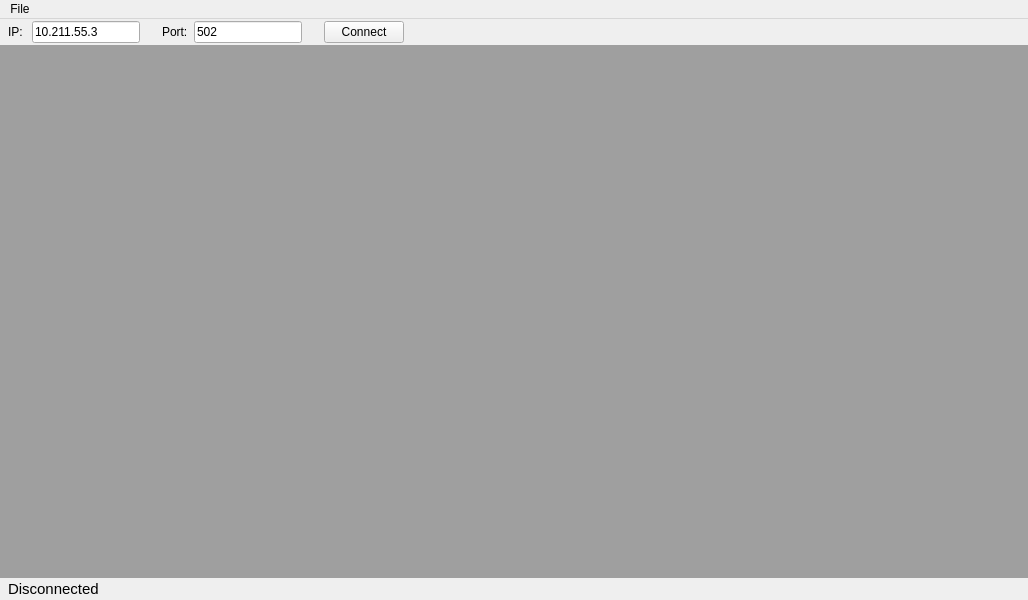
<?xml version="1.0" encoding="UTF-8"?>
<ui version="4.0">
 <class>MainWindow</class>
 <widget class="QMainWindow" name="MainWindow">
  <property name="geometry">
   <rect>
    <x>0</x>
    <y>0</y>
    <width>1028</width>
    <height>600</height>
   </rect>
  </property>
  <property name="windowTitle">
   <string>Modbus Master</string>
  </property>
  <widget class="QWidget" name="centralwidget">
   <layout class="QVBoxLayout" name="verticalLayout_2">
    <property name="spacing">
     <number>0</number>
    </property>
    <property name="leftMargin">
     <number>0</number>
    </property>
    <property name="topMargin">
     <number>0</number>
    </property>
    <property name="rightMargin">
     <number>0</number>
    </property>
    <property name="bottomMargin">
     <number>0</number>
    </property>
    <item>
     <widget class="QFrame" name="connectionFrame">
      <property name="styleSheet">
       <string notr="true"/>
      </property>
      <layout class="QGridLayout" name="gridLayout">
       <property name="leftMargin">
        <number>8</number>
       </property>
       <property name="topMargin">
        <number>2</number>
       </property>
       <property name="rightMargin">
        <number>8</number>
       </property>
       <property name="bottomMargin">
        <number>2</number>
       </property>
       <item row="0" column="0">
        <layout class="QHBoxLayout" name="horizontalLayout">
         <item>
          <widget class="QLabel" name="label">
           <property name="text">
            <string>IP: </string>
           </property>
          </widget>
         </item>
         <item>
          <widget class="QLineEdit" name="inputIp">
           <property name="sizePolicy">
            <sizepolicy hsizetype="Fixed" vsizetype="Fixed">
             <horstretch>0</horstretch>
             <verstretch>0</verstretch>
            </sizepolicy>
           </property>
           <property name="text">
            <string>10.211.55.3</string>
           </property>
          </widget>
         </item>
         <item>
          <spacer name="horizontalSpacer_2">
           <property name="orientation">
            <enum>Qt::Horizontal</enum>
           </property>
           <property name="sizeType">
            <enum>QSizePolicy::Fixed</enum>
           </property>
           <property name="sizeHint" stdset="0">
            <size>
             <width>16</width>
             <height>20</height>
            </size>
           </property>
          </spacer>
         </item>
         <item>
          <widget class="QLabel" name="label_2">
           <property name="sizePolicy">
            <sizepolicy hsizetype="Fixed" vsizetype="Preferred">
             <horstretch>0</horstretch>
             <verstretch>0</verstretch>
            </sizepolicy>
           </property>
           <property name="text">
            <string>Port:</string>
           </property>
          </widget>
         </item>
         <item>
          <widget class="QLineEdit" name="inputPort">
           <property name="sizePolicy">
            <sizepolicy hsizetype="Fixed" vsizetype="Fixed">
             <horstretch>0</horstretch>
             <verstretch>0</verstretch>
            </sizepolicy>
           </property>
           <property name="styleSheet">
            <string notr="true">#inputPort:focus {
    outline: none;
}</string>
           </property>
           <property name="text">
            <string>502</string>
           </property>
          </widget>
         </item>
         <item>
          <spacer name="horizontalSpacer_3">
           <property name="orientation">
            <enum>Qt::Horizontal</enum>
           </property>
           <property name="sizeType">
            <enum>QSizePolicy::Fixed</enum>
           </property>
           <property name="sizeHint" stdset="0">
            <size>
             <width>16</width>
             <height>20</height>
            </size>
           </property>
          </spacer>
         </item>
         <item>
          <widget class="QPushButton" name="btnConnect">
           <property name="text">
            <string>Connect</string>
           </property>
          </widget>
         </item>
         <item>
          <spacer name="horizontalSpacer">
           <property name="orientation">
            <enum>Qt::Horizontal</enum>
           </property>
           <property name="sizeHint" stdset="0">
            <size>
             <width>40</width>
             <height>20</height>
            </size>
           </property>
          </spacer>
         </item>
        </layout>
       </item>
      </layout>
     </widget>
    </item>
    <item>
     <widget class="QMdiArea" name="mdiArea">
      <property name="minimumSize">
       <size>
        <width>0</width>
        <height>0</height>
       </size>
      </property>
      <property name="autoFillBackground">
       <bool>false</bool>
      </property>
      <property name="styleSheet">
       <string notr="true"/>
      </property>
      <property name="verticalScrollBarPolicy">
       <enum>Qt::ScrollBarAsNeeded</enum>
      </property>
      <property name="horizontalScrollBarPolicy">
       <enum>Qt::ScrollBarAsNeeded</enum>
      </property>
      <property name="sizeAdjustPolicy">
       <enum>QAbstractScrollArea::AdjustToContents</enum>
      </property>
     </widget>
    </item>
    <item>
     <widget class="QFrame" name="statusFrame">
      <property name="styleSheet">
       <string notr="true"/>
      </property>
      <layout class="QHBoxLayout" name="horizontalLayout_3">
       <property name="spacing">
        <number>0</number>
       </property>
       <property name="sizeConstraint">
        <enum>QLayout::SetDefaultConstraint</enum>
       </property>
       <property name="leftMargin">
        <number>8</number>
       </property>
       <property name="topMargin">
        <number>2</number>
       </property>
       <property name="rightMargin">
        <number>8</number>
       </property>
       <property name="bottomMargin">
        <number>2</number>
       </property>
       <item>
        <widget class="QLabel" name="labelConnectionStatus">
         <property name="font">
          <font>
           <pointsize>11</pointsize>
          </font>
         </property>
         <property name="text">
          <string>Disconnected</string>
         </property>
        </widget>
       </item>
      </layout>
     </widget>
    </item>
   </layout>
  </widget>
  <widget class="QMenuBar" name="menubar">
   <property name="geometry">
    <rect>
     <x>0</x>
     <y>0</y>
     <width>1028</width>
     <height>22</height>
    </rect>
   </property>
   <widget class="QMenu" name="menuFile">
    <property name="title">
     <string>File</string>
    </property>
    <addaction name="separator"/>
    <addaction name="actiontest"/>
   </widget>
   <addaction name="menuFile"/>
  </widget>
  <action name="actiontest">
   <property name="text">
    <string>test</string>
   </property>
  </action>
 </widget>
 <resources/>
 <connections/>
</ui>
